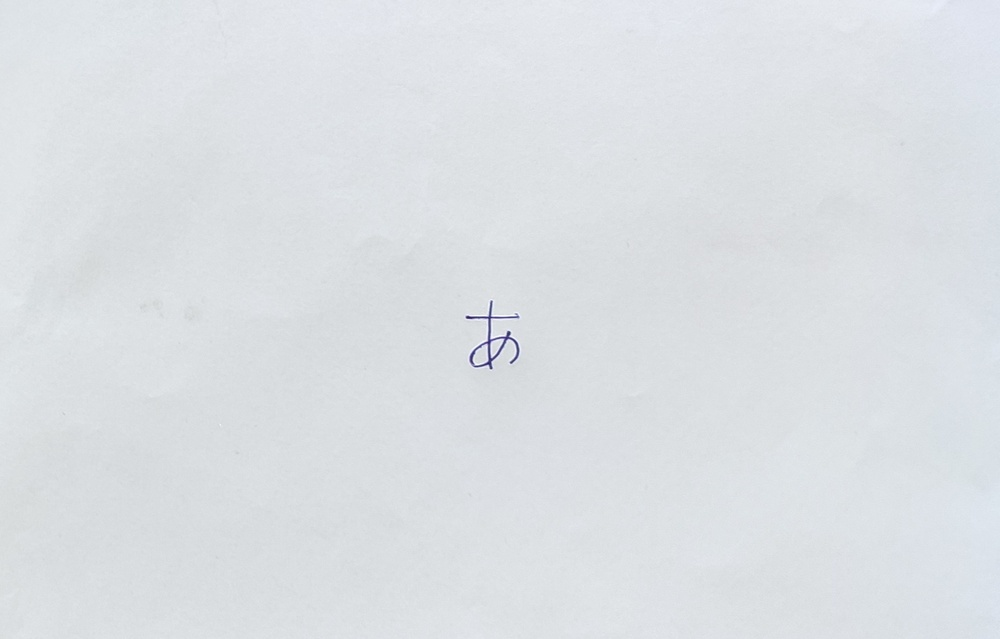
%> input picture sample image/char.jpg, 1000 x 639 px, shrunk from 1627 x 1040 before the run
$ octave detect.m   (GNU Octave 9; MATLAB toolbox functions it lacks are replaced by stand-ins)
%> lines starting %> are read from the running program, lines starting %| are printed output that depends on the picture; in (x1, y1, x2, y2) boxes, pixels count from 0 and x2, y2 are one past the last pixel; in counts of white or black regions, pixels touching at a corner belong together; the program's own positions count from 1
%%Image segmentation and extraction

imagen=imread('C:\Users\deepa\Downloads\char.jpg');
%> imagen is the input picture: size 639x1000x3 uint8; mean R, G, B 219.7, 223.7, 227.6
figure,imshow(imagen);
title('INPUT IMAGE WITH NOISE')

imagen=rgb2gray(imagen);
%> imagen: size 639x1000 uint8

% Convert to binary image
threshold = graythresh(imagen);
%> threshold = 0.627
imagen = ~imbinarize(imagen,threshold);
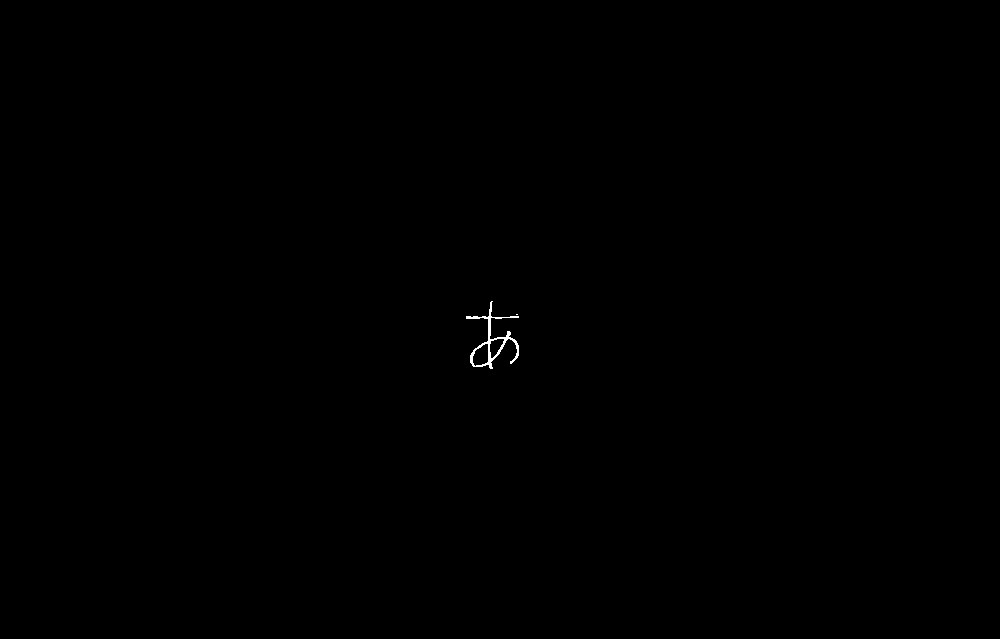
%> imagen: size 639x1000 logical; 0.09% white in thin lines or dots, all inside (x1, y1, x2, y2) = (466, 301, 519, 369)

%Remove all object containing fewer than 30 pixels
imagen = bwareaopen(imagen,30);
figure, imshow(~imagen);
title('INPUT IMAGE WITHOUT NOISE')

%Label connected components
[L, Ne]=bwlabel(imagen);
%> Ne = 1

%Measure properties of image regions
propied=regionprops(L,'BoundingBox');
%> propied = 1 region; box (x1, y1, x2, y2): (466, 301, 519, 369)

hold on
%%Plot Bounding Box
for n=1:size(propied,1)
  rectangle('Position',propied(n).BoundingBox,'EdgeColor','g','LineWidth',2)
end
%> this loop made 1 pass
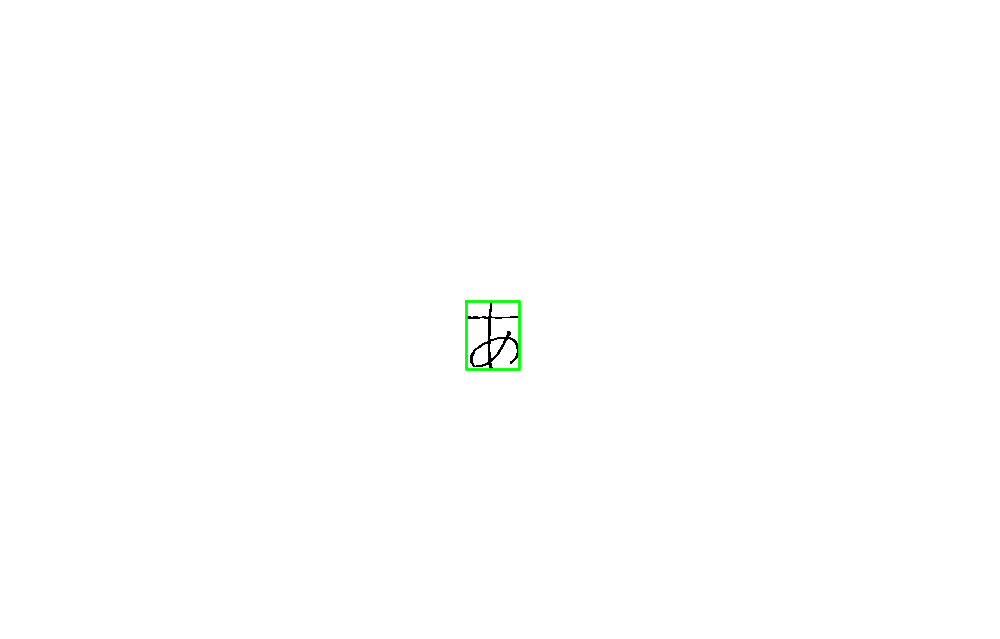
%> figure redrawn from the program's plot data; its title reads 'INPUT IMAGE WITHOUT NOISE'
hold off

% Objects extraction
for n=1:Ne
  [u, v] = find(L==n);
  n1=imagen(min(u):max(u),min(v):max(v));
  figure, imshow(~n1);
end
%> this loop made 1 pass
%> pass 1, `n1=imagen(min(u):max(u),min(v):max(v));`:
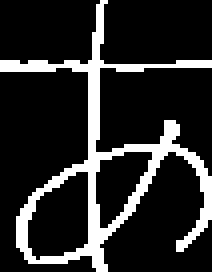
%> n1: size 68x53 logical (shown 4 times larger); 16.7% white in thin lines or dots
